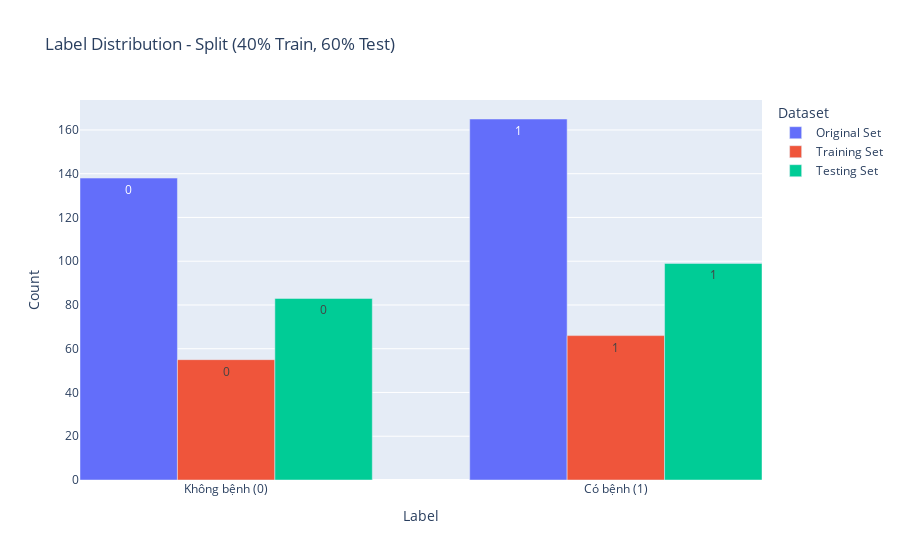
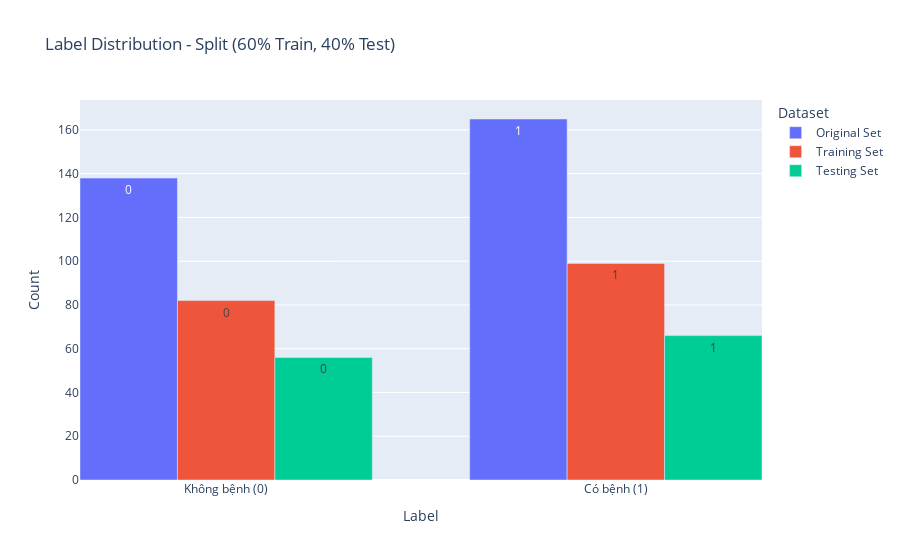
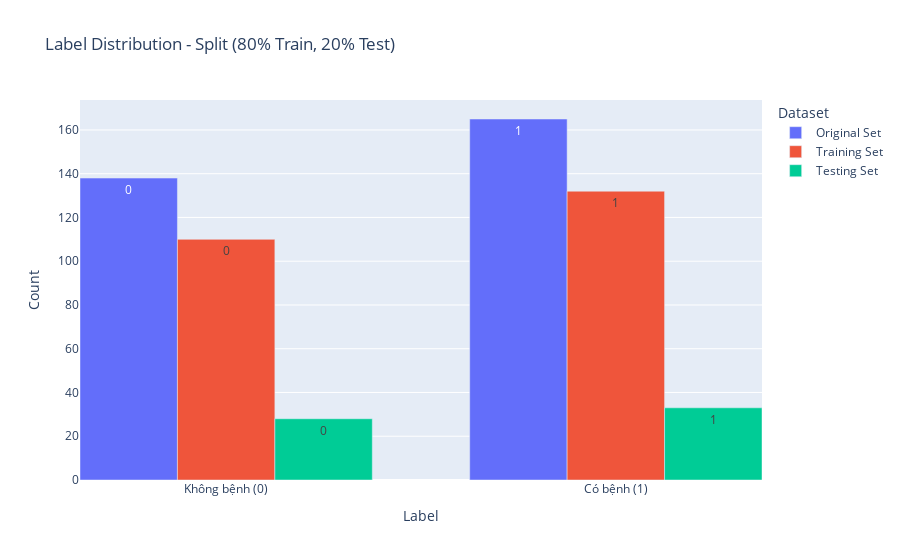
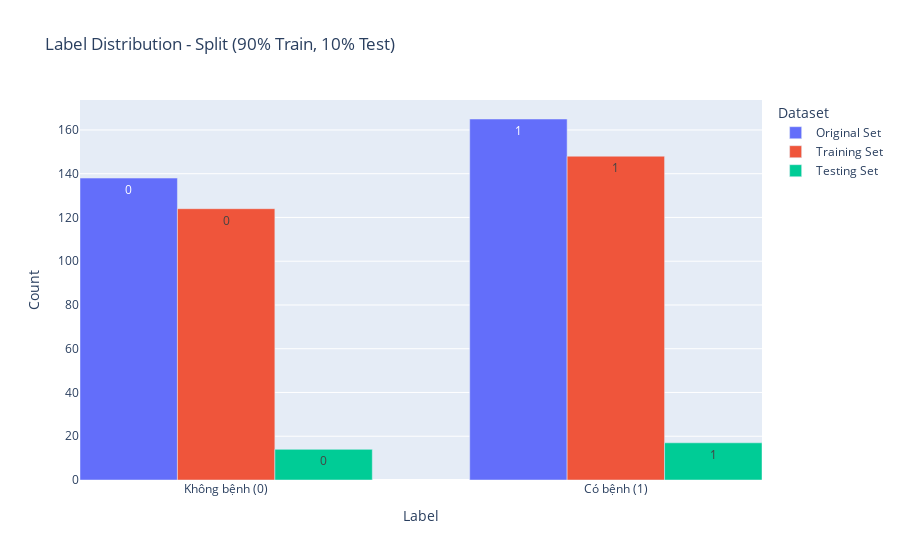

The cell these charts' notebook holds for them, in order:
### Code cell
plot_label_distributions(datasets, split_ratios, labels_data)

### Figure 1 — Plotly figure (JSON) as saved in the notebook; plotly's stock layout.template omitted (floating-point values rounded to 4 significant figures)
{"data": [{"hoverinfo": "x+y+text", "marker": {"color": "#636EFA"}, "name": "Original Set", "text": ["0", "1"], "type": "bar", "width": 0.25, "x": [-0.25, 0.75], "y": [138, 165]}, {"hoverinfo": "x+y+text", "marker": {"color": "#EF553B"}, "name": "Training Set", "text": ["0", "1"], "type": "bar", "width": 0.25, "x": [0, 1], "y": [55, 66]}, {"hoverinfo": "x+y+text", "marker": {"color": "#00CC96"}, "name": "Testing Set", "text": ["0", "1"], "type": "bar", "width": 0.25, "x": [0.25, 1.25], "y": [83, 99]}], "layout": {"barmode": "group", "legend": {"title": {"text": "Dataset"}}, "title": {"text": "Label Distribution - Split (40% Train, 60% Test)"}, "xaxis": {"ticktext": ["Không bệnh (0)", "Có bệnh (1)"], "tickvals": [0, 1], "title": {"text": "Label"}}, "yaxis": {"title": {"text": "Count"}}}}

### Figure 2 — Plotly figure (JSON) as saved in the notebook; plotly's stock layout.template omitted (floating-point values rounded to 4 significant figures)
{"data": [{"hoverinfo": "x+y+text", "marker": {"color": "#636EFA"}, "name": "Original Set", "text": ["0", "1"], "type": "bar", "width": 0.25, "x": [-0.25, 0.75], "y": [138, 165]}, {"hoverinfo": "x+y+text", "marker": {"color": "#EF553B"}, "name": "Training Set", "text": ["0", "1"], "type": "bar", "width": 0.25, "x": [0, 1], "y": [82, 99]}, {"hoverinfo": "x+y+text", "marker": {"color": "#00CC96"}, "name": "Testing Set", "text": ["0", "1"], "type": "bar", "width": 0.25, "x": [0.25, 1.25], "y": [56, 66]}], "layout": {"barmode": "group", "legend": {"title": {"text": "Dataset"}}, "title": {"text": "Label Distribution - Split (60% Train, 40% Test)"}, "xaxis": {"ticktext": ["Không bệnh (0)", "Có bệnh (1)"], "tickvals": [0, 1], "title": {"text": "Label"}}, "yaxis": {"title": {"text": "Count"}}}}

### Figure 3 — Plotly figure (JSON) as saved in the notebook; plotly's stock layout.template omitted (floating-point values rounded to 4 significant figures)
{"data": [{"hoverinfo": "x+y+text", "marker": {"color": "#636EFA"}, "name": "Original Set", "text": ["0", "1"], "type": "bar", "width": 0.25, "x": [-0.25, 0.75], "y": [138, 165]}, {"hoverinfo": "x+y+text", "marker": {"color": "#EF553B"}, "name": "Training Set", "text": ["0", "1"], "type": "bar", "width": 0.25, "x": [0, 1], "y": [110, 132]}, {"hoverinfo": "x+y+text", "marker": {"color": "#00CC96"}, "name": "Testing Set", "text": ["0", "1"], "type": "bar", "width": 0.25, "x": [0.25, 1.25], "y": [28, 33]}], "layout": {"barmode": "group", "legend": {"title": {"text": "Dataset"}}, "title": {"text": "Label Distribution - Split (80% Train, 20% Test)"}, "xaxis": {"ticktext": ["Không bệnh (0)", "Có bệnh (1)"], "tickvals": [0, 1], "title": {"text": "Label"}}, "yaxis": {"title": {"text": "Count"}}}}

### Figure 4 — Plotly figure (JSON) as saved in the notebook; plotly's stock layout.template omitted (floating-point values rounded to 4 significant figures)
{"data": [{"hoverinfo": "x+y+text", "marker": {"color": "#636EFA"}, "name": "Original Set", "text": ["0", "1"], "type": "bar", "width": 0.25, "x": [-0.25, 0.75], "y": [138, 165]}, {"hoverinfo": "x+y+text", "marker": {"color": "#EF553B"}, "name": "Training Set", "text": ["0", "1"], "type": "bar", "width": 0.25, "x": [0, 1], "y": [124, 148]}, {"hoverinfo": "x+y+text", "marker": {"color": "#00CC96"}, "name": "Testing Set", "text": ["0", "1"], "type": "bar", "width": 0.25, "x": [0.25, 1.25], "y": [14, 17]}], "layout": {"barmode": "group", "legend": {"title": {"text": "Dataset"}}, "title": {"text": "Label Distribution - Split (90% Train, 10% Test)"}, "xaxis": {"ticktext": ["Không bệnh (0)", "Có bệnh (1)"], "tickvals": [0, 1], "title": {"text": "Label"}}, "yaxis": {"title": {"text": "Count"}}}}
